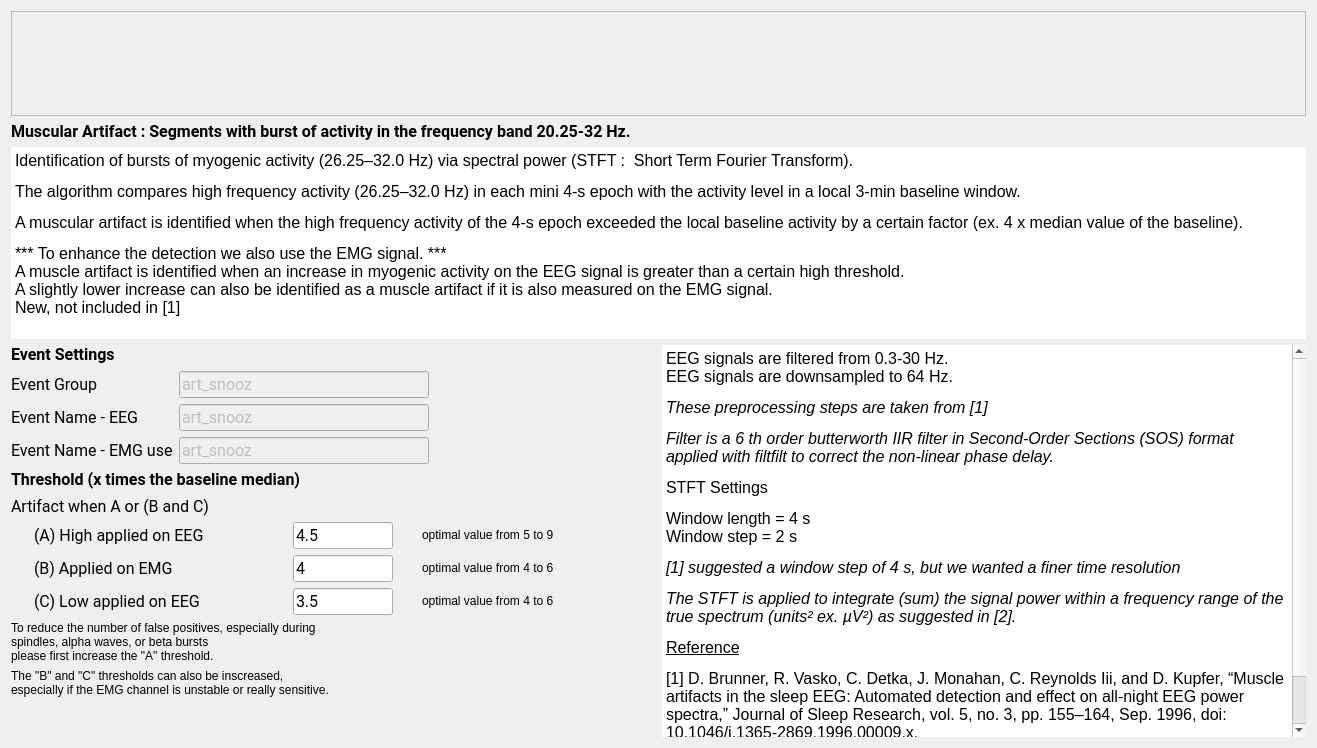
<?xml version="1.0" encoding="UTF-8"?>
<ui version="4.0">
 <class>MuscularStep</class>
 <widget class="QWidget" name="MuscularStep">
  <property name="geometry">
   <rect>
    <x>0</x>
    <y>0</y>
    <width>1317</width>
    <height>748</height>
   </rect>
  </property>
  <property name="windowTitle">
   <string>Form</string>
  </property>
  <property name="styleSheet">
   <string notr="true">font: 12pt &quot;Roboto&quot;;</string>
  </property>
  <layout class="QVBoxLayout" name="verticalLayout_2">
   <item>
    <widget class="QScrollArea" name="scrollArea">
     <property name="sizePolicy">
      <sizepolicy hsizetype="Expanding" vsizetype="Expanding">
       <horstretch>0</horstretch>
       <verstretch>0</verstretch>
      </sizepolicy>
     </property>
     <property name="maximumSize">
      <size>
       <width>16777215</width>
       <height>160</height>
      </size>
     </property>
     <property name="widgetResizable">
      <bool>true</bool>
     </property>
     <widget class="QWidget" name="scrollAreaWidgetContents">
      <property name="geometry">
       <rect>
        <x>0</x>
        <y>0</y>
        <width>1549</width>
        <height>151</height>
       </rect>
      </property>
      <property name="sizePolicy">
       <sizepolicy hsizetype="Expanding" vsizetype="Expanding">
        <horstretch>0</horstretch>
        <verstretch>0</verstretch>
       </sizepolicy>
      </property>
      <property name="maximumSize">
       <size>
        <width>16777215</width>
        <height>160</height>
       </size>
      </property>
      <layout class="QHBoxLayout" name="horizontalLayout">
       <item>
        <widget class="QLabel" name="picture_label">
         <property name="sizePolicy">
          <sizepolicy hsizetype="Expanding" vsizetype="Preferred">
           <horstretch>0</horstretch>
           <verstretch>0</verstretch>
          </sizepolicy>
         </property>
         <property name="maximumSize">
          <size>
           <width>16777215</width>
           <height>160</height>
          </size>
         </property>
         <property name="text">
          <string/>
         </property>
         <property name="pixmap">
          <pixmap resource="muscular_res.qrc">:/muscular/muscular.png</pixmap>
         </property>
         <property name="alignment">
          <set>Qt::AlignmentFlag::AlignCenter</set>
         </property>
        </widget>
       </item>
      </layout>
     </widget>
    </widget>
   </item>
   <item>
    <layout class="QVBoxLayout" name="verticalLayout_3">
     <property name="sizeConstraint">
      <enum>QLayout::SizeConstraint::SetMinimumSize</enum>
     </property>
     <item>
      <widget class="QLabel" name="label_9">
       <property name="sizePolicy">
        <sizepolicy hsizetype="Fixed" vsizetype="Fixed">
         <horstretch>0</horstretch>
         <verstretch>0</verstretch>
        </sizepolicy>
       </property>
       <property name="font">
        <font>
         <family>Roboto</family>
         <pointsize>12</pointsize>
         <italic>false</italic>
         <bold>false</bold>
        </font>
       </property>
       <property name="text">
        <string>&lt;html&gt;&lt;head/&gt;&lt;body&gt;&lt;p&gt;&lt;span style=&quot; font-weight:600;&quot;&gt;Muscular Artifact : Segments with burst of activity in the frequency band 20.25-32 Hz.&lt;/span&gt;&lt;/p&gt;&lt;/body&gt;&lt;/html&gt;</string>
       </property>
      </widget>
     </item>
     <item>
      <widget class="QTextEdit" name="description_textEdit">
       <property name="sizePolicy">
        <sizepolicy hsizetype="Expanding" vsizetype="Maximum">
         <horstretch>0</horstretch>
         <verstretch>0</verstretch>
        </sizepolicy>
       </property>
       <property name="maximumSize">
        <size>
         <width>16777215</width>
         <height>195</height>
        </size>
       </property>
       <property name="styleSheet">
        <string notr="true"/>
       </property>
       <property name="frameShape">
        <enum>QFrame::Shape::NoFrame</enum>
       </property>
       <property name="frameShadow">
        <enum>QFrame::Shadow::Plain</enum>
       </property>
       <property name="lineWidth">
        <number>0</number>
       </property>
       <property name="readOnly">
        <bool>true</bool>
       </property>
       <property name="html">
        <string>&lt;!DOCTYPE HTML PUBLIC &quot;-//W3C//DTD HTML 4.0//EN&quot; &quot;http://www.w3.org/TR/REC-html40/strict.dtd&quot;&gt;
&lt;html&gt;&lt;head&gt;&lt;meta name=&quot;qrichtext&quot; content=&quot;1&quot; /&gt;&lt;meta charset=&quot;utf-8&quot; /&gt;&lt;style type=&quot;text/css&quot;&gt;
p, li { white-space: pre-wrap; }
hr { height: 1px; border-width: 0; }
li.unchecked::marker { content: &quot;\2610&quot;; }
li.checked::marker { content: &quot;\2612&quot;; }
&lt;/style&gt;&lt;/head&gt;&lt;body style=&quot; font-family:'Roboto'; font-size:12pt; font-weight:400; font-style:normal;&quot;&gt;
&lt;p style=&quot; margin-top:12px; margin-bottom:12px; margin-left:0px; margin-right:0px; -qt-block-indent:0; text-indent:0px;&quot;&gt;&lt;span style=&quot; color:#000000;&quot;&gt;Identification of bursts of myogenic activity (26.25–32.0 Hz) via spectral power (STFT :  Short Term Fourier Transform).&lt;/span&gt;&lt;/p&gt;
&lt;p style=&quot; margin-top:12px; margin-bottom:12px; margin-left:0px; margin-right:0px; -qt-block-indent:0; text-indent:0px;&quot;&gt;&lt;span style=&quot; color:#000000;&quot;&gt;The algorithm compares high frequency activity (26.25–32.0 Hz) in each mini 4-s epoch with the activity level in a local 3-min baseline window. &lt;/span&gt;&lt;/p&gt;
&lt;p style=&quot; margin-top:12px; margin-bottom:12px; margin-left:0px; margin-right:0px; -qt-block-indent:0; text-indent:0px;&quot;&gt;&lt;span style=&quot; color:#000000;&quot;&gt;A muscular artifact is identified when the high frequency activity of the 4-s epoch exceeded the local baseline activity by a certain factor (ex. 4 x median value of the baseline).&lt;/span&gt;&lt;/p&gt;
&lt;p style=&quot; margin-top:12px; margin-bottom:12px; margin-left:0px; margin-right:0px; -qt-block-indent:0; text-indent:0px;&quot;&gt;&lt;span style=&quot; color:#000000;&quot;&gt;*** To enhance the detection we also use the EMG signal. ***&lt;br /&gt;A muscle artifact is identified when an increase in myogenic activity on the EEG signal is greater than a certain high threshold.&lt;br /&gt;A slightly lower increase can also be identified as a muscle artifact if it is also measured on the EMG signal. &lt;br /&gt;New, not included in [1]&lt;/span&gt;&lt;/p&gt;&lt;/body&gt;&lt;/html&gt;</string>
       </property>
      </widget>
     </item>
    </layout>
   </item>
   <item>
    <layout class="QHBoxLayout" name="horizontalLayout_2">
     <item>
      <layout class="QVBoxLayout" name="verticalLayout">
       <property name="sizeConstraint">
        <enum>QLayout::SizeConstraint::SetMinimumSize</enum>
       </property>
       <item>
        <widget class="QLabel" name="label_4">
         <property name="sizePolicy">
          <sizepolicy hsizetype="Fixed" vsizetype="Fixed">
           <horstretch>0</horstretch>
           <verstretch>0</verstretch>
          </sizepolicy>
         </property>
         <property name="minimumSize">
          <size>
           <width>0</width>
           <height>20</height>
          </size>
         </property>
         <property name="maximumSize">
          <size>
           <width>16777215</width>
           <height>20</height>
          </size>
         </property>
         <property name="font">
          <font>
           <family>Roboto</family>
           <pointsize>12</pointsize>
           <italic>false</italic>
           <bold>false</bold>
          </font>
         </property>
         <property name="text">
          <string>&lt;html&gt;&lt;head/&gt;&lt;body&gt;&lt;p&gt;&lt;span style=&quot; font-weight:600;&quot;&gt;Event Settings&lt;/span&gt;&lt;/p&gt;&lt;/body&gt;&lt;/html&gt;</string>
         </property>
        </widget>
       </item>
       <item>
        <layout class="QFormLayout" name="formLayout">
         <item row="0" column="0">
          <widget class="QLabel" name="label_3">
           <property name="minimumSize">
            <size>
             <width>140</width>
             <height>0</height>
            </size>
           </property>
           <property name="font">
            <font>
             <family>Roboto</family>
             <pointsize>12</pointsize>
             <italic>false</italic>
             <bold>false</bold>
            </font>
           </property>
           <property name="text">
            <string>Event Group</string>
           </property>
          </widget>
         </item>
         <item row="0" column="1">
          <widget class="QLineEdit" name="group_lineEdit">
           <property name="enabled">
            <bool>false</bool>
           </property>
           <property name="maximumSize">
            <size>
             <width>250</width>
             <height>16777215</height>
            </size>
           </property>
           <property name="font">
            <font>
             <family>Roboto</family>
             <pointsize>12</pointsize>
             <italic>false</italic>
             <bold>false</bold>
            </font>
           </property>
           <property name="toolTip">
            <string>In which &quot;Event Group&quot; the detected artifact are added (label in the annotation file). Go to the general Detectors Settings to edit the group.</string>
           </property>
           <property name="text">
            <string>art_snooz</string>
           </property>
          </widget>
         </item>
         <item row="1" column="0">
          <widget class="QLabel" name="label_11">
           <property name="minimumSize">
            <size>
             <width>140</width>
             <height>0</height>
            </size>
           </property>
           <property name="font">
            <font>
             <family>Roboto</family>
             <pointsize>12</pointsize>
             <italic>false</italic>
             <bold>false</bold>
            </font>
           </property>
           <property name="text">
            <string>Event Name - EEG</string>
           </property>
          </widget>
         </item>
         <item row="1" column="1">
          <widget class="QLineEdit" name="name_eeg_lineEdit">
           <property name="enabled">
            <bool>false</bool>
           </property>
           <property name="maximumSize">
            <size>
             <width>250</width>
             <height>16777215</height>
            </size>
           </property>
           <property name="font">
            <font>
             <family>Roboto</family>
             <pointsize>12</pointsize>
             <italic>false</italic>
             <bold>false</bold>
            </font>
           </property>
           <property name="toolTip">
            <string>The event name of the detected artifact based exclusivement on the EEG signal.  Go to the general Detectors Settings to edit the name.</string>
           </property>
           <property name="text">
            <string>art_snooz</string>
           </property>
          </widget>
         </item>
         <item row="2" column="1">
          <widget class="QLineEdit" name="name_emg_lineEdit">
           <property name="enabled">
            <bool>false</bool>
           </property>
           <property name="maximumSize">
            <size>
             <width>250</width>
             <height>16777215</height>
            </size>
           </property>
           <property name="font">
            <font>
             <family>Roboto</family>
             <pointsize>12</pointsize>
             <italic>false</italic>
             <bold>false</bold>
            </font>
           </property>
           <property name="toolTip">
            <string>The event name of the detected artifact using the EMG signal.  Go to the general Detectors Settings to edit the name.</string>
           </property>
           <property name="text">
            <string>art_snooz</string>
           </property>
          </widget>
         </item>
         <item row="2" column="0">
          <widget class="QLabel" name="label_7">
           <property name="minimumSize">
            <size>
             <width>140</width>
             <height>0</height>
            </size>
           </property>
           <property name="maximumSize">
            <size>
             <width>170</width>
             <height>16777215</height>
            </size>
           </property>
           <property name="font">
            <font>
             <family>Roboto</family>
             <pointsize>12</pointsize>
             <italic>false</italic>
             <bold>false</bold>
            </font>
           </property>
           <property name="text">
            <string>Event Name - EMG use</string>
           </property>
          </widget>
         </item>
        </layout>
       </item>
       <item>
        <widget class="QLabel" name="label">
         <property name="minimumSize">
          <size>
           <width>0</width>
           <height>20</height>
          </size>
         </property>
         <property name="maximumSize">
          <size>
           <width>16777215</width>
           <height>20</height>
          </size>
         </property>
         <property name="font">
          <font>
           <family>Roboto</family>
           <pointsize>12</pointsize>
           <italic>false</italic>
           <bold>false</bold>
          </font>
         </property>
         <property name="text">
          <string>&lt;html&gt;&lt;head/&gt;&lt;body&gt;&lt;p&gt;&lt;span style=&quot; font-weight:600;&quot;&gt;Threshold (x times the baseline median)&lt;/span&gt;&lt;/p&gt;&lt;/body&gt;&lt;/html&gt;</string>
         </property>
        </widget>
       </item>
       <item>
        <widget class="QLabel" name="label_8">
         <property name="minimumSize">
          <size>
           <width>0</width>
           <height>20</height>
          </size>
         </property>
         <property name="maximumSize">
          <size>
           <width>16777215</width>
           <height>20</height>
          </size>
         </property>
         <property name="font">
          <font>
           <family>Roboto</family>
           <pointsize>12</pointsize>
           <italic>false</italic>
           <bold>false</bold>
          </font>
         </property>
         <property name="text">
          <string>Artifact when A or (B and C)</string>
         </property>
        </widget>
       </item>
       <item>
        <layout class="QGridLayout" name="gridLayout">
         <property name="sizeConstraint">
          <enum>QLayout::SizeConstraint::SetMinimumSize</enum>
         </property>
         <item row="0" column="0">
          <widget class="QLabel" name="label_5">
           <property name="sizePolicy">
            <sizepolicy hsizetype="Fixed" vsizetype="Fixed">
             <horstretch>0</horstretch>
             <verstretch>0</verstretch>
            </sizepolicy>
           </property>
           <property name="minimumSize">
            <size>
             <width>230</width>
             <height>0</height>
            </size>
           </property>
           <property name="font">
            <font>
             <family>Roboto</family>
             <pointsize>12</pointsize>
             <italic>false</italic>
             <bold>false</bold>
            </font>
           </property>
           <property name="midLineWidth">
            <number>0</number>
           </property>
           <property name="text">
            <string>&lt;html&gt;&lt;head/&gt;&lt;body&gt;&lt;p&gt;(A) High applied on EEG&lt;/p&gt;&lt;/body&gt;&lt;/html&gt;</string>
           </property>
           <property name="textFormat">
            <enum>Qt::TextFormat::RichText</enum>
           </property>
          </widget>
         </item>
         <item row="0" column="1">
          <widget class="QLineEdit" name="EEG_lineEdit">
           <property name="sizePolicy">
            <sizepolicy hsizetype="Fixed" vsizetype="Fixed">
             <horstretch>0</horstretch>
             <verstretch>0</verstretch>
            </sizepolicy>
           </property>
           <property name="maximumSize">
            <size>
             <width>100</width>
             <height>16777215</height>
            </size>
           </property>
           <property name="font">
            <font>
             <family>Roboto</family>
             <pointsize>12</pointsize>
             <italic>false</italic>
             <bold>false</bold>
            </font>
           </property>
           <property name="toolTip">
            <string>The threshold value to identify the artifact.  Its units is x times the baseline standard deviation.</string>
           </property>
           <property name="text">
            <string>4.5</string>
           </property>
          </widget>
         </item>
         <item row="0" column="2">
          <widget class="QLabel" name="label_10">
           <property name="sizePolicy">
            <sizepolicy hsizetype="Fixed" vsizetype="Fixed">
             <horstretch>0</horstretch>
             <verstretch>0</verstretch>
            </sizepolicy>
           </property>
           <property name="maximumSize">
            <size>
             <width>210</width>
             <height>16777215</height>
            </size>
           </property>
           <property name="text">
            <string>optimal value from 5 to 9</string>
           </property>
          </widget>
         </item>
         <item row="1" column="0">
          <widget class="QLabel" name="label_2">
           <property name="sizePolicy">
            <sizepolicy hsizetype="Fixed" vsizetype="Fixed">
             <horstretch>0</horstretch>
             <verstretch>0</verstretch>
            </sizepolicy>
           </property>
           <property name="minimumSize">
            <size>
             <width>0</width>
             <height>0</height>
            </size>
           </property>
           <property name="font">
            <font>
             <family>Roboto</family>
             <pointsize>12</pointsize>
             <italic>false</italic>
             <bold>false</bold>
            </font>
           </property>
           <property name="text">
            <string>(B) Applied on EMG</string>
           </property>
          </widget>
         </item>
         <item row="1" column="1">
          <widget class="QLineEdit" name="EMG_lineEdit">
           <property name="sizePolicy">
            <sizepolicy hsizetype="Fixed" vsizetype="Fixed">
             <horstretch>0</horstretch>
             <verstretch>0</verstretch>
            </sizepolicy>
           </property>
           <property name="maximumSize">
            <size>
             <width>100</width>
             <height>16777215</height>
            </size>
           </property>
           <property name="font">
            <font>
             <family>Roboto</family>
             <pointsize>12</pointsize>
             <italic>false</italic>
             <bold>false</bold>
            </font>
           </property>
           <property name="text">
            <string>4</string>
           </property>
          </widget>
         </item>
         <item row="1" column="2">
          <widget class="QLabel" name="label_12">
           <property name="sizePolicy">
            <sizepolicy hsizetype="Fixed" vsizetype="Fixed">
             <horstretch>0</horstretch>
             <verstretch>0</verstretch>
            </sizepolicy>
           </property>
           <property name="maximumSize">
            <size>
             <width>210</width>
             <height>16777215</height>
            </size>
           </property>
           <property name="text">
            <string>optimal value from 4 to 6</string>
           </property>
          </widget>
         </item>
         <item row="2" column="0">
          <widget class="QLabel" name="label_6">
           <property name="sizePolicy">
            <sizepolicy hsizetype="Fixed" vsizetype="Fixed">
             <horstretch>0</horstretch>
             <verstretch>0</verstretch>
            </sizepolicy>
           </property>
           <property name="font">
            <font>
             <family>Roboto</family>
             <pointsize>12</pointsize>
             <italic>false</italic>
             <bold>false</bold>
            </font>
           </property>
           <property name="text">
            <string>(C) Low applied on EEG</string>
           </property>
          </widget>
         </item>
         <item row="2" column="1">
          <widget class="QLineEdit" name="both_lineEdit">
           <property name="sizePolicy">
            <sizepolicy hsizetype="Fixed" vsizetype="Fixed">
             <horstretch>0</horstretch>
             <verstretch>0</verstretch>
            </sizepolicy>
           </property>
           <property name="maximumSize">
            <size>
             <width>100</width>
             <height>16777215</height>
            </size>
           </property>
           <property name="font">
            <font>
             <family>Roboto</family>
             <pointsize>12</pointsize>
             <italic>false</italic>
             <bold>false</bold>
            </font>
           </property>
           <property name="text">
            <string>3.5</string>
           </property>
          </widget>
         </item>
         <item row="2" column="2">
          <widget class="QLabel" name="label_13">
           <property name="sizePolicy">
            <sizepolicy hsizetype="Fixed" vsizetype="Fixed">
             <horstretch>0</horstretch>
             <verstretch>0</verstretch>
            </sizepolicy>
           </property>
           <property name="maximumSize">
            <size>
             <width>210</width>
             <height>16777215</height>
            </size>
           </property>
           <property name="text">
            <string>optimal value from 4 to 6</string>
           </property>
          </widget>
         </item>
        </layout>
       </item>
       <item>
        <widget class="QLabel" name="label_14">
         <property name="sizePolicy">
          <sizepolicy hsizetype="Fixed" vsizetype="Fixed">
           <horstretch>0</horstretch>
           <verstretch>0</verstretch>
          </sizepolicy>
         </property>
         <property name="text">
          <string>To reduce the number of false positives, especially during
spindles, alpha waves, or beta bursts
please first increase the &quot;A&quot; threshold.</string>
         </property>
        </widget>
       </item>
       <item>
        <widget class="QLabel" name="label_15">
         <property name="sizePolicy">
          <sizepolicy hsizetype="Fixed" vsizetype="Fixed">
           <horstretch>0</horstretch>
           <verstretch>0</verstretch>
          </sizepolicy>
         </property>
         <property name="text">
          <string>The &quot;B&quot; and &quot;C&quot; thresholds can also be inscreased,
especially if the EMG channel is unstable or really sensitive.</string>
         </property>
        </widget>
       </item>
       <item>
        <spacer name="verticalSpacer">
         <property name="orientation">
          <enum>Qt::Orientation::Vertical</enum>
         </property>
         <property name="sizeHint" stdset="0">
          <size>
           <width>20</width>
           <height>40</height>
          </size>
         </property>
        </spacer>
       </item>
      </layout>
     </item>
     <item>
      <widget class="QTextEdit" name="settings_textEdit">
       <property name="sizePolicy">
        <sizepolicy hsizetype="Expanding" vsizetype="Expanding">
         <horstretch>0</horstretch>
         <verstretch>0</verstretch>
        </sizepolicy>
       </property>
       <property name="focusPolicy">
        <enum>Qt::FocusPolicy::NoFocus</enum>
       </property>
       <property name="contextMenuPolicy">
        <enum>Qt::ContextMenuPolicy::NoContextMenu</enum>
       </property>
       <property name="acceptDrops">
        <bool>false</bool>
       </property>
       <property name="styleSheet">
        <string notr="true"/>
       </property>
       <property name="frameShape">
        <enum>QFrame::Shape::NoFrame</enum>
       </property>
       <property name="frameShadow">
        <enum>QFrame::Shadow::Plain</enum>
       </property>
       <property name="lineWidth">
        <number>0</number>
       </property>
       <property name="readOnly">
        <bool>true</bool>
       </property>
       <property name="html">
        <string>&lt;!DOCTYPE HTML PUBLIC &quot;-//W3C//DTD HTML 4.0//EN&quot; &quot;http://www.w3.org/TR/REC-html40/strict.dtd&quot;&gt;
&lt;html&gt;&lt;head&gt;&lt;meta name=&quot;qrichtext&quot; content=&quot;1&quot; /&gt;&lt;meta charset=&quot;utf-8&quot; /&gt;&lt;style type=&quot;text/css&quot;&gt;
p, li { white-space: pre-wrap; }
hr { height: 1px; border-width: 0; }
li.unchecked::marker { content: &quot;\2610&quot;; }
li.checked::marker { content: &quot;\2612&quot;; }
&lt;/style&gt;&lt;/head&gt;&lt;body style=&quot; font-family:'Roboto'; font-size:12pt; font-weight:400; font-style:normal;&quot;&gt;
&lt;p style=&quot; margin-top:12px; margin-bottom:12px; margin-left:0px; margin-right:0px; -qt-block-indent:0; text-indent:0px;&quot;&gt;&lt;span style=&quot; color:#000000;&quot;&gt;EEG signals are filtered from 0.3-30 Hz.&lt;br /&gt;EEG signals are downsampled to 64 Hz.&lt;/span&gt;&lt;/p&gt;
&lt;p style=&quot; margin-top:12px; margin-bottom:12px; margin-left:0px; margin-right:0px; -qt-block-indent:0; text-indent:0px;&quot;&gt;&lt;span style=&quot; font-style:italic; color:#000000;&quot;&gt;These preprocessing steps are taken from [1]&lt;/span&gt;&lt;/p&gt;
&lt;p style=&quot; margin-top:12px; margin-bottom:12px; margin-left:0px; margin-right:0px; -qt-block-indent:0; text-indent:0px;&quot;&gt;&lt;span style=&quot; font-style:italic; color:#000000;&quot;&gt;Filter is a 6 th order butterworth IIR filter in Second-Order Sections (SOS) format applied with filtfilt to correct the non-linear phase delay.&lt;/span&gt;&lt;/p&gt;
&lt;p style=&quot; margin-top:12px; margin-bottom:12px; margin-left:0px; margin-right:0px; -qt-block-indent:0; text-indent:0px;&quot;&gt;&lt;span style=&quot; color:#000000;&quot;&gt;STFT Settings&lt;/span&gt;&lt;/p&gt;
&lt;p style=&quot; margin-top:12px; margin-bottom:12px; margin-left:0px; margin-right:0px; -qt-block-indent:0; text-indent:0px;&quot;&gt;&lt;span style=&quot; color:#000000;&quot;&gt;Window length = 4 s&lt;br /&gt;Window step = 2 s&lt;/span&gt;&lt;/p&gt;
&lt;p style=&quot; margin-top:12px; margin-bottom:12px; margin-left:0px; margin-right:0px; -qt-block-indent:0; text-indent:0px;&quot;&gt;&lt;span style=&quot; font-style:italic; color:#000000;&quot;&gt;[1] suggested a window step of 4 s, but we wanted a finer time resolution&lt;/span&gt;&lt;/p&gt;
&lt;p style=&quot; margin-top:12px; margin-bottom:12px; margin-left:0px; margin-right:0px; -qt-block-indent:0; text-indent:0px;&quot;&gt;&lt;span style=&quot; font-style:italic; color:#000000;&quot;&gt;The STFT is applied to integrate (sum) the signal power within a frequency range of the true spectrum (units² ex. µV²) as suggested in [2].&lt;/span&gt;&lt;/p&gt;
&lt;p style=&quot; margin-top:12px; margin-bottom:12px; margin-left:0px; margin-right:0px; -qt-block-indent:0; text-indent:0px;&quot;&gt;&lt;a href=&quot;https://pubmed.ncbi.nlm.nih.gov/12723066/&quot;&gt;&lt;span style=&quot; text-decoration: underline; color:#000000;&quot;&gt;Reference&lt;/span&gt;&lt;/a&gt;&lt;/p&gt;
&lt;p style=&quot; margin-top:12px; margin-bottom:12px; margin-left:0px; margin-right:0px; -qt-block-indent:0; text-indent:0px;&quot;&gt;&lt;span style=&quot; color:#000000;&quot;&gt;[1] D. Brunner, R. Vasko, C. Detka, J. Monahan, C. Reynolds Iii, and D. Kupfer, “Muscle artifacts in the sleep EEG: Automated detection and effect on all-night EEG power spectra,” Journal of Sleep Research, vol. 5, no. 3, pp. 155–164, Sep. 1996, doi: &lt;/span&gt;&lt;a href=&quot;https://doi.org/10.1046/j.1365-2869.1996.00009.x&quot;&gt;&lt;span style=&quot; text-decoration: underline; color:#000000;&quot;&gt;10.1046/j.1365-2869.1996.00009.x&lt;/span&gt;&lt;/a&gt;&lt;span style=&quot; color:#000000;&quot;&gt;.&lt;/span&gt;&lt;/p&gt;
&lt;p style=&quot; margin-top:12px; margin-bottom:12px; margin-left:0px; margin-right:0px; -qt-block-indent:0; text-indent:0px;&quot;&gt;&lt;span style=&quot; color:#000000;&quot;&gt;[2] Cox, R. &amp;amp; Fell, J. Analyzing human sleep EEG: A methodological primer with code implementation. Sleep Medicine Reviews 54, 101353 (2020).&lt;/span&gt;&lt;/p&gt;&lt;/body&gt;&lt;/html&gt;</string>
       </property>
      </widget>
     </item>
    </layout>
   </item>
  </layout>
 </widget>
 <resources>
  <include location="muscular_res.qrc"/>
  <include location="../../../../../snooz-toolbox/src/main/python/ui/themes/themes.qrc"/>
 </resources>
 <connections/>
 <slots>
  <slot>on_choose()</slot>
  <slot>on_input_format_changed()</slot>
 </slots>
</ui>
